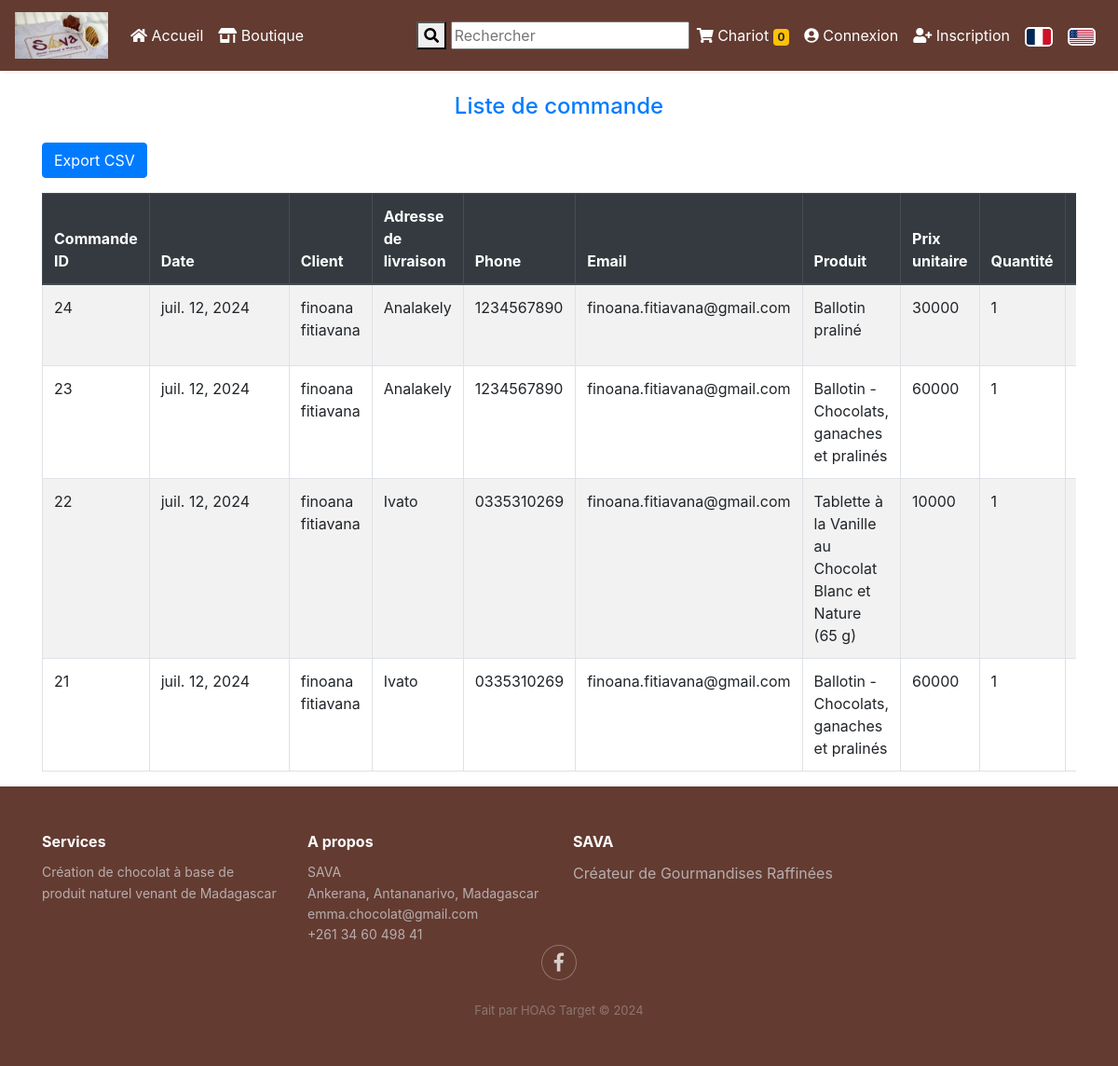
The app's page /seller/ with its own data.
### store/models/orders.py (models this page shows, shortened)
class Order(models.Model):
    product = models.ForeignKey(Products,
                                on_delete=models.CASCADE)
    customer = models.ForeignKey(Customer,
                                 on_delete=models.CASCADE)
    quantity = models.IntegerField(default=1)
    price = models.IntegerField()
    address = models.CharField(max_length=50, default='', blank=True)
    phone = models.CharField(max_length=50, default='', blank=True)
    date = models.DateField(default=datetime.datetime.today)
    status = models.BooleanField(default=False)

### store/models/customer.py (models this page shows, shortened)
class Customer(models.Model):
    first_name = models.CharField(max_length=50)
    last_name = models.CharField(max_length=50)
    phone = models.CharField(max_length=10)
    email = models.EmailField()
    password = models.CharField(max_length=100)

### store/models/product.py (models this page shows, shortened)
class Products(models.Model):
    name = models.CharField(max_length=60)
    price = models.IntegerField(default=0)
    category = models.ForeignKey(Category, on_delete=models.CASCADE, default=1)
    description = models.CharField(
        max_length=250, default='', blank=True, null=True)
    image = models.ImageField(upload_to='uploads/products/', default='default.jpg')
    image2 = models.ImageField(upload_to='uploads/products/', default='default.jpg')
    image3 = models.ImageField(upload_to='uploads/products/', default='default.jpg')
    image4 = models.ImageField(upload_to='uploads/products/', default='default.jpg')
    image5 = models.ImageField(upload_to='uploads/products/', default='default.jpg')
    video = models.FileField(upload_to='uploads/products/', null=True, blank=True, ) # Utilisez FileField pour les vidéos
    other_description = models.TextField(blank=True, null=True) # Ajoutez un champ pour d'autres descriptions

### store/views/order_list.py (the view)
# urls.py: path('seller/', order_list, name='order_list'),
def order_list(request):
    orders = Order.objects.order_by('-id')  # Fetch orders sorted by date descending
    return render(request, 'order_list.html', {'orders': orders})

### store/templates/order_list.html (shortened to what this page needs)
{% extends 'base.html' %}
{% load static %}
{% load cart %}
{% load custom_filter %}
{% load i18n %}
{% block content %}
    <div class="container mt-4">
        <h4 class="mb-4 text-center text-primary">Liste de commande</h4>
        <div class="mb-3">
            <a href="{% url 'export_orders_csv' %}" class="btn btn-primary">Export CSV</a>
        </div>
        <div class="table-responsive">
            <table class="table table-striped table-bordered table-hover">
                <thead class="thead-dark">
                    <tr>
                        <th style="min-width: 100px;">Commande ID</th>
                        <th style="min-width: 150px;">Date</th>
                        <th>Client</th>
                        <th>Adresse de livraison</th>
                        <th>Phone</th>
                        <th>Email</th>
                        <th>Produit</th>
                        <th>Prix unitaire</th>
                        <th>Quantité</th>
                        <th>Prix total</th>
                    </tr>
                </thead>
                <tbody>
                    {% for order in orders %}
                    <tr>
                        <td>{{ order.id }}</td>
                        <td>{{ order.date }}</td>
                        <td>{{ order.customer.first_name }} {{ order.customer.last_name }}</td>
                        <td>{{ order.address }}</td>
                        <td>{{ order.phone }}</td>
                        <td>{{ order.customer.email }}</td>
                        <td>{{ order.product.name }}</td>
                        <td>{{ order.product.price }}</td>
                        <td>{{ order.quantity }}</td>
                        <td>{{ order.price }}</td>
                    </tr>
                    {% endfor %}
                </tbody>
            </table>
        </div>
    </div>
{% endblock %}

### records on screen
Order: id "24", date "juil. 12, 2024", customer.first_name "finoana", customer.last_name "fitiavana", address "Analakely", phone "1234567890", customer.email "finoana.fitiavana@gmail.com", product.name "Ballotin praliné", product.price "30000", quantity "1"
Order: id "23", date "juil. 12, 2024", customer.first_name "finoana", customer.last_name "fitiavana", address "Analakely", phone "1234567890", customer.email "finoana.fitiavana@gmail.com", product.name "Ballotin - Chocolats, ganaches et pralinés", product.price "60000", quantity "1"
Order: id "22", date "juil. 12, 2024", customer.first_name "finoana", customer.last_name "fitiavana", address "Ivato", phone "0335310269", customer.email "finoana.fitiavana@gmail.com", product.name "Tablette à la Vanille au Chocolat Blanc et Nature (65 g)", product.price "10000", quantity "1"
Order: id "21", date "juil. 12, 2024", customer.first_name "finoana", customer.last_name "fitiavana", address "Ivato", phone "0335310269", customer.email "finoana.fitiavana@gmail.com", product.name "Ballotin - Chocolats, ganaches et pralinés", product.price "60000", quantity "1"

### other values on screen
{{ request.session.cart.keys|length }} "0"
